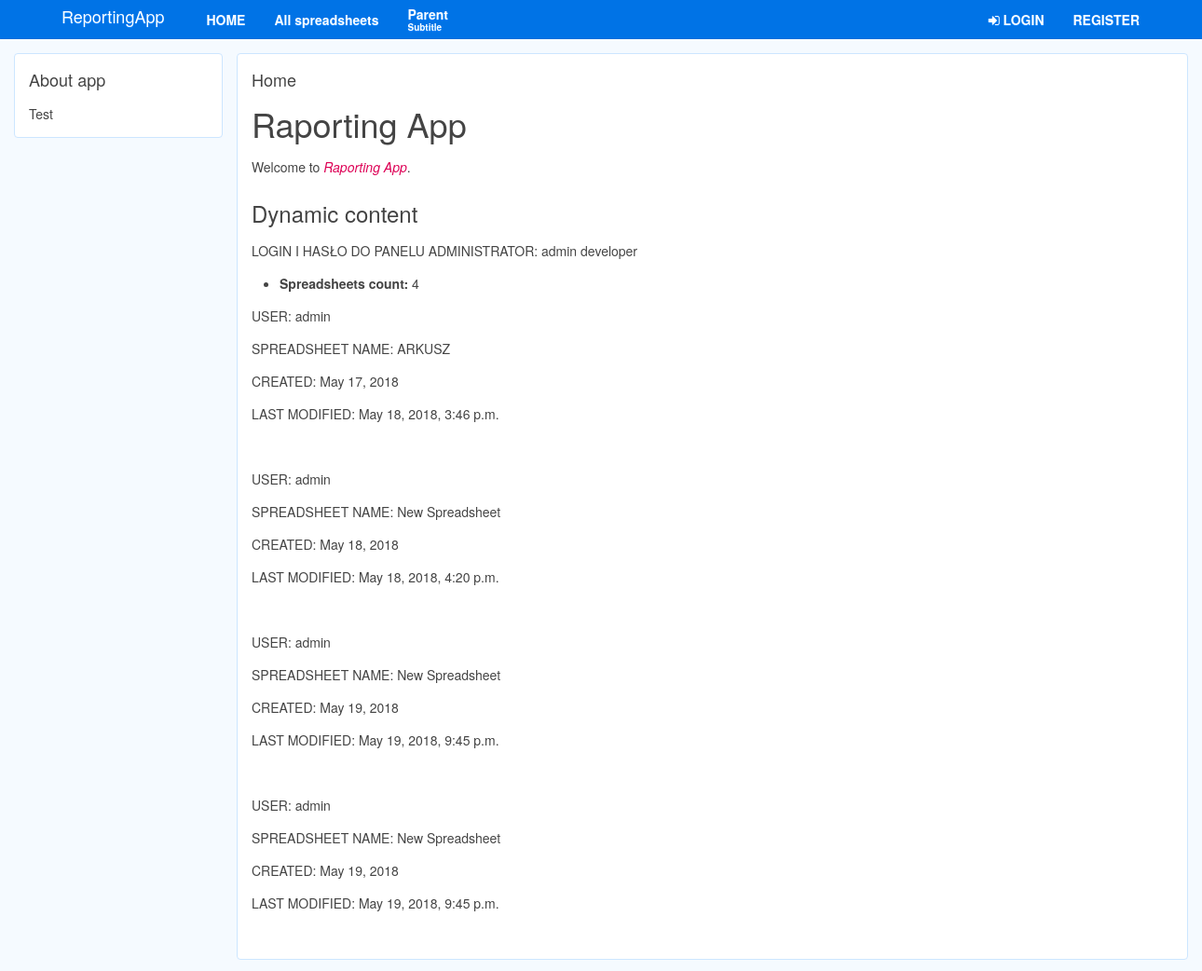
/reports/, run on an earlier commit of the app's database.
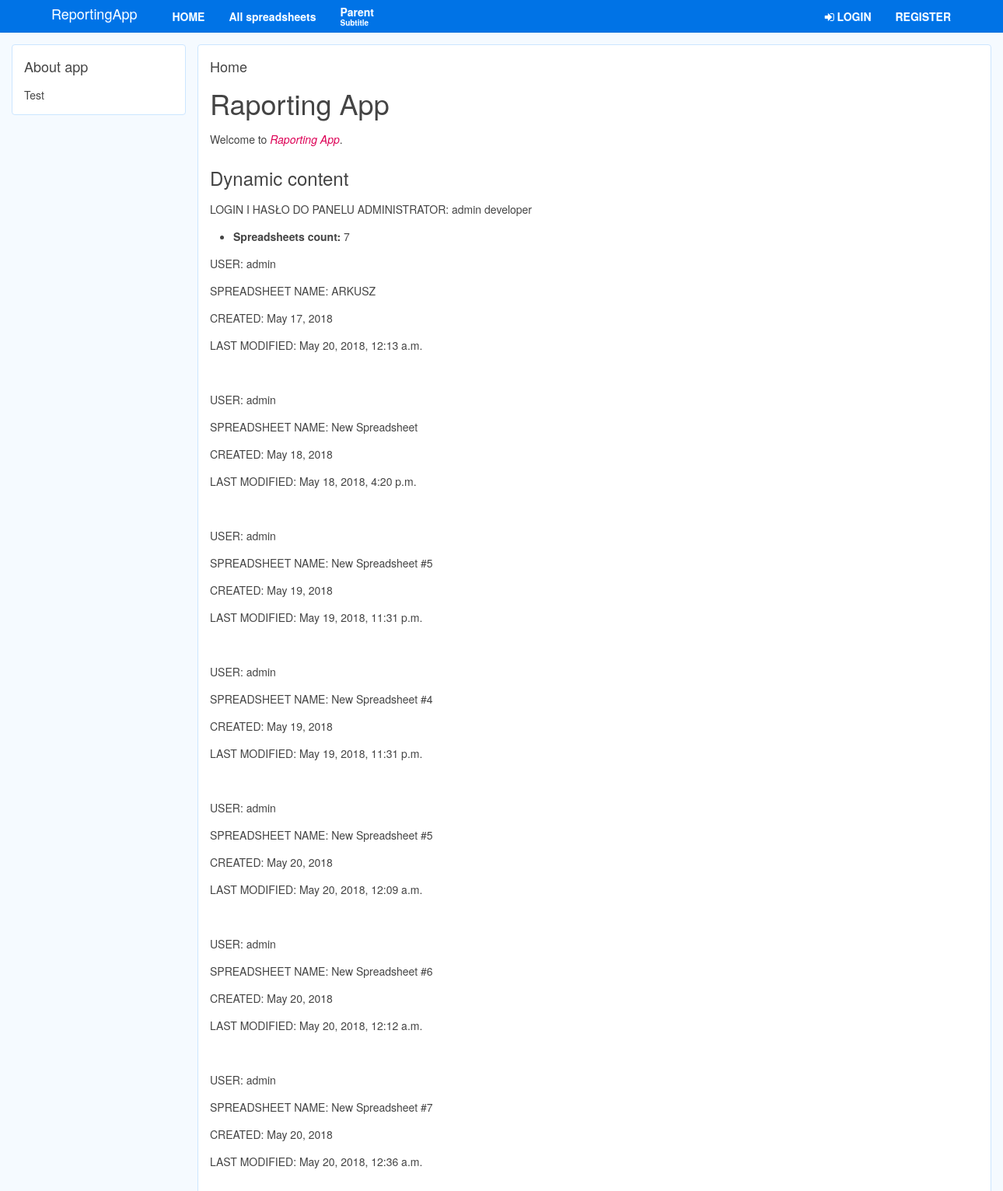
And on a later commit of the database.
### reports/models.py (models this page shows, shortened)
class Spreadsheet(models.Model):
	user = models.ForeignKey(User, unique=False, on_delete=models.CASCADE)
	spreadsheet_name = models.CharField(max_length=255)
	spreadsheet_description = models.TextField(default='')
	spreadsheet_creation_date = models.DateField(auto_now_add=True, editable=False)
	spreadsheet_last_modification = models.DateTimeField(auto_now=True)
	row_number = models.IntegerField(default=5)
	column_number = models.IntegerField(default=0)

### reports/views.py (the view)
# urls.py: 2. Add a URL to urlpatterns:  path('', views.home, name='home')
def home(request):
    spreadsheets = Spreadsheet.objects.all()
    num_spreadsheets = len(spreadsheets)
    return render(request, 'home.html', context={'spreadsheets': spreadsheets, 'num_spreadsheets': num_spreadsheets}, )

### reports/templatetags/widget_tweeks.py (called while the page is built)
def silence_without_field(fn):
    def wrapped(field, attr):
        if not field:
            return ""
        return fn(field, attr)
    return wrapped

### reports/templates/home.html (shortened to what this page needs)
{% extends "./base/base.html" %}
{% block content %}
<div class="uk-width-1-1">
	<h1>Raporting App</h1>
	<p>Welcome to
		<em>Raporting App</em>.</p>
	<h2>Dynamic content</h2>
	<p>LOGIN I HASŁO DO PANELU ADMINISTRATOR: admin developer </p>
	<ul>
		<li>
			<strong>Spreadsheets count:</strong> {{ num_spreadsheets }}</li>
	</ul>
	{% for sp in spreadsheets %}
	<p>USER: {{sp.user}}</p>
	<p>SPREADSHEET NAME: {{sp.spreadsheet_name}}</p>
	<p>CREATED: {{sp.spreadsheet_creation_date}}</p>
	<p>LAST MODIFIED: {{sp.spreadsheet_last_modification}}</p>
	{% endfor %}
</div>
{% endblock %}

### reports/templates/base/base.html (shortened to what this page needs)
<!DOCTYPE html>
<html lang="en">
<head>
	{% load static %}
	<link rel="stylesheet" href={% static 'uikit/css/uikit.almost-flat.css' %} />
	<link rel="stylesheet" href={% static 'uikit/css/components/sticky.min.css' %} />
	<link rel="stylesheet" href={% static 'uikit/css/components/tooltip.min.css' %} />
</head>
<body id="body" style="min-width: 1280px;">
	{% include "navbar.html" %}
	<div class="uk-block uk-containter-center uk-margin-left uk-margin-right uk-margin-top uk-margin-bottom uk-margin-remove-top uk-margin-remove-bottom uk-padding-remove">
		<div class="uk-grid">
			<div class="uk-width-1-5">
				<div class="uk-panel uk-panel-box uk-panel-box-main">
					<h3 class="uk-panel-title">About app</h3>
					<div class="uk-grid">
						<div class="uk-width-1-1">
							Test
						</div>
					</div>
				</div>
			</div>
			<div class="uk-width-4-5 uk-padding-remove">
				<div class="uk-panel uk-panel-box uk-panel-box-main uk-margin-left">
					<h3 class="uk-panel-title">
						{% block breadcrumbs %}Home{% endblock %}
					</h3>
					<div class="uk-grid">
						{% block content %}
						{% endblock %}
					</div>
				</div>
			</div>
		</div>
	</div>
</body>
</html>

### reports/templates/navbar.html (shortened to what this page needs)
<nav class="uk-navbar uk-navbar-attached uk-position-z-index" data-uk-sticky>
    <div class="uk-margin-large-left uk-margin-large-right">
        <a href="" class="uk-navbar-brand uk-margin-right">ReportingApp</a>
        <ul class="uk-navbar-nav">
            <li>
                <a href="{% url 'home' %}">{{'Home' | upper}}</a>
            </li>
            <li>
                <a href="{% url 'spreadsheets' %}">All spreadsheets</a>
            </li>
            <li class="uk-parent" data-uk-dropdown="" aria-haspopup="true" aria-expanded="false">
                <a href="" class="uk-navbar-nav-subtitle">Parent
                    <div>Subtitle</div>
                </a>
            </li>
        </ul>
        <ul class="uk-navbar-flip uk-navbar-nav">
            {% if user.is_authenticated %}
            <li class="uk-parent" data-uk-dropdown="" aria-haspopup="true" aria-expanded="false">
                    <a href="">{{ user.get_username }} <i class="uk-icon-chevron-down"></i></a>
                    <div class="uk-dropdown uk-dropdown-navbar uk-dropdown-bottom" aria-hidden="true" tabindex="" style="top: 40px; left: 0px;">
                        <ul class="uk-nav uk-nav-navbar">
                            <li>
                                <a href="#">Item</a>
                            </li>
                            <li>
                                <a href="#">Another item</a>
                            </li>
                            <li class="uk-nav-header">Header</li>
                            <li>
                                <a href="#">Item</a>
                            </li>
                            <li>
                                <a href="#">Another item</a>
                            </li>
                            <li class="uk-nav-divider"></li>
                            <li>
                                <a href="{% url 'logout'%}"><i class="uk-icon-sign-out"></i> LOGOUT</a>
                            </li>
                        </ul>
                    </div>
                </li>
            {% else %}
            <li>
                <a href="{% url 'login'%}{% if request.path != '/accounts/logout/' %}?next={{request.path}}{% endif %}"><i class="uk-icon-sign-in"></i> {{'Login' | upper}}</a>
            </li>
            <li>
                <a href="{% url 'register'%}?next={{request.path}}">{{'Register' | upper}}</a>
            </li>
            {% endif %}
        </ul>
    </div>
</nav>

What changed in the data, as far as the page shows it:
removed Spreadsheet: user "admin", spreadsheet_name "New Spreadsheet", spreadsheet_creation_date "May 19, 2018", spreadsheet_last_modification "May 19, 2018, 9:45 p.m."
removed Spreadsheet: user "admin", spreadsheet_name "New Spreadsheet", spreadsheet_creation_date "May 19, 2018", spreadsheet_last_modification "May 19, 2018, 9:45 p.m."
changed Spreadsheet "ARKUSZ": spreadsheet_last_modification "May 18, 2018, 3:46 p.m." → "May 20, 2018, 12:13 a.m."
added Spreadsheet: user "admin", spreadsheet_name "New Spreadsheet #5", spreadsheet_creation_date "May 19, 2018", spreadsheet_last_modification "May 19, 2018, 11:31 p.m."
added Spreadsheet: user "admin", spreadsheet_name "New Spreadsheet #4", spreadsheet_creation_date "May 19, 2018", spreadsheet_last_modification "May 19, 2018, 11:31 p.m."
added Spreadsheet: user "admin", spreadsheet_name "New Spreadsheet #5", spreadsheet_creation_date "May 20, 2018", spreadsheet_last_modification "May 20, 2018, 12:09 a.m."
added Spreadsheet: user "admin", spreadsheet_name "New Spreadsheet #6", spreadsheet_creation_date "May 20, 2018", spreadsheet_last_modification "May 20, 2018, 12:12 a.m."
added Spreadsheet: user "admin", spreadsheet_name "New Spreadsheet #7", spreadsheet_creation_date "May 20, 2018", spreadsheet_last_modification "May 20, 2018, 12:36 a.m."
Also different on the page:
{{ num_spreadsheets }}: "4" → "7"
